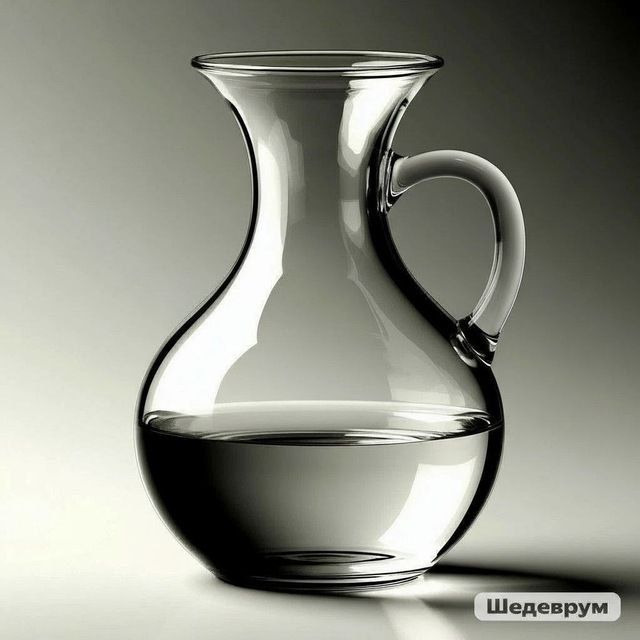
#> input picture content_factory/media/logo/grafin_original.jpg, 640 x 640 px
$ python remove_watermark.py
#> lines starting #> are read from the running program, lines starting #| are printed output that depends on the picture; after the words box and inside, x2 and y2 are one past the last pixel; in counts of white or black regions, pixels touching at a corner belong together
"""
Remove "Shedевrum" watermark from grafin_original.jpg
Strategy: sample the pure-background edge pixels (far right and bottom edges)
to reconstruct a smooth gradient over the watermark area.
"""

from PIL import Image, ImageFilter
import numpy as np
import os

SRC = os.path.join(os.path.dirname(__file__), "grafin_original.jpg")
DST = os.path.join(os.path.dirname(__file__), "grafin_logo_clean.png")

img = Image.open(SRC).convert("RGB")
#> img is the input picture: PIL image 640x640 RGB; mean R, G, B 140.9, 142.6, 132
w, h = img.size
#> w = 640; h = 640
print("Image size: %dx%d" % (w, h))
#| Image size: 640x640

arr = np.array(img, dtype=np.float32)

# ── Watermark region (detected from previous run) ─────────────────────────
# Raw bbox: (352,512) -> (639,616), padded generously
WX0, WY0 = 330, 495
WX1, WY1 = 639, 639   # go to full bottom-right corner

print("Repair region: (%d,%d) -> (%d,%d)" % (WX0, WY0, WX1, WY1))

patch_h = WY1 - WY0 + 1
patch_w = WX1 - WX0 + 1

# ── Sample background ─────────────────────────────────────────────────────
# The background in the bottom-right is a smooth neutral gradient.
# Best reference pixels: a narrow strip just ABOVE the watermark region
# BUT only from columns where there is no pitcher (right side of image).
# Pitcher right edge at ~x=480 at y=495, so sample x=490..639 for top strip.

# Top reference strip: 10 rows just above WY0, full column width of patch
TOP_ROWS = 10
top_strip = arr[max(0, WY0 - TOP_ROWS):WY0, WX0:WX1 + 1]   # (<=10, patch_w, 3)
if top_strip.shape[0] > 0:
    top_colors = top_strip.mean(axis=0)   # (patch_w, 3) — per-column mean
#> top_colors = 310 rows, first 8: [150.6, 152.6, 139.1], [151, 153, 139.5], [150.8, 152.8, 139.3], [151, 153, 139.5], [152.5, 154.5, 141], [153.8, 155.8, 142.3], [153.5, 155.5, 142.5], [154.1, 156.1, 143.1]
else:
    top_colors = np.full((patch_w, 3), 210.0)

# Right reference strip: 10 columns at the very right edge of the image,
# spanning the patch rows. These are guaranteed pure background.
RIGHT_COLS = 10
right_strip = arr[WY0:WY1 + 1, w - RIGHT_COLS:w]   # (patch_h, 10, 3)
right_colors = right_strip.mean(axis=1)              # (patch_h, 3) — per-row mean
#> right_colors = 145 rows, first 8: [182.4, 183.4, 175.4], [182.3, 184.3, 173.3], [182.8, 184.8, 173.8], [183.5, 185.5, 174.5], [183.9, 185.9, 174.9], [184.4, 186.4, 175.4], [184.9, 186.9, 175.9], [185.7, 187.7, 176.7]

# Bottom reference strip: 10 rows at very bottom of image
BOTTOM_ROWS = 10
bot_strip = arr[h - BOTTOM_ROWS:h, WX0:WX1 + 1]    # (10, patch_w, 3)
if bot_strip.shape[0] > 0:
    bot_colors = bot_strip.mean(axis=0)              # (patch_w, 3)
#> bot_colors = 310 rows, first 8: [202.1, 204.1, 193.1], [201.8, 203.8, 192.8], [201.5, 203.5, 192.5], [201.7, 203.7, 192.7], [201.9, 203.9, 192.9], [201.8, 203.8, 192.8], [202.5, 203.5, 195.5], [202.5, 203.5, 195.5]
else:
    bot_colors = np.full((patch_w, 3), 210.0)

# ── Build patch via bilinear interpolation ───────────────────────────────
# We know the top edge colors and right edge colors.
# Interpolate: at (row, col) inside patch:
#   - from-top: top_colors[col]
#   - from-right: right_colors[row]
#   - from-bottom: bot_colors[col]
#
# Weight: distance-based blend favoring closest known edge.

rows = np.arange(patch_h, dtype=np.float32)
cols = np.arange(patch_w, dtype=np.float32)

# Relative positions [0..1]
t = rows / max(patch_h - 1, 1)   # 0 = top, 1 = bottom
u = cols / max(patch_w - 1, 1)   # 0 = left, 1 = right

# Broadcast shapes: (patch_h, patch_w, 3)
top_field = top_colors[np.newaxis, :, :]          # (1, patch_w, 3)
#> top_field has the same summary as top_colors
bot_field = bot_colors[np.newaxis, :, :]          # (1, patch_w, 3)
#> bot_field has the same summary as bot_colors
right_field = right_colors[:, np.newaxis, :]      # (patch_h, 1, 3)
#> right_field has the same summary as right_colors

# Blend top→bottom vertically, then blend result with right edge
vertical = top_field * (1 - t[:, np.newaxis, np.newaxis]) + \
           bot_field *      t[:, np.newaxis, np.newaxis]
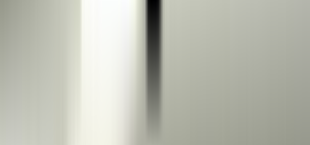
#> vertical: shape (145, 310, 3) float32; mean of channels 0, 1, 2 188.4, 189.9, 178.7; drawn as R, G, B

# Blend left side (vertical) with right reference, weighting toward right
# (the right edge data is most reliable — pure background)
horiz_weight = u[np.newaxis, :, np.newaxis]  # 0=left, 1=right
patch = vertical * (1 - horiz_weight * 0.4) + right_field * (horiz_weight * 0.4 + 0.2)
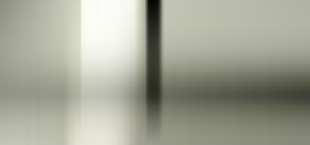
#> patch: shape (145, 310, 3) float32; mean of channels 0, 1, 2 206.5, 208.3, 194.9; drawn with min black and max white

patch = np.clip(patch, 0, 255)
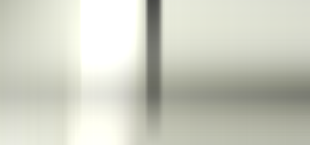
#> patch: shape (145, 310, 3) float32; mean of channels 0, 1, 2 204.9, 206.7, 193.9; drawn as R, G, B

# ── Paint patch ───────────────────────────────────────────────────────────
result_arr = arr.copy()
result_arr[WY0:WY1 + 1, WX0:WX1 + 1] = patch
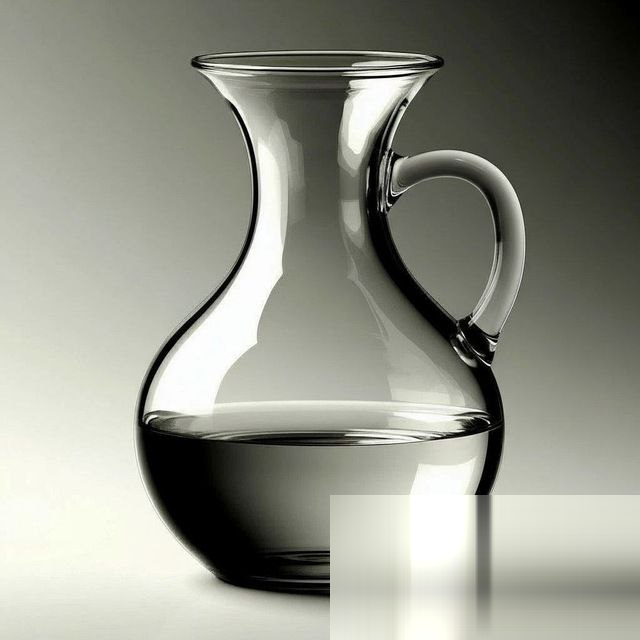
#> result_arr: shape (640, 640, 3) float32; mean R, G, B 145.5, 147.2, 136.2

# ── Feather the left seam (blend over 8 pixels) ──────────────────────────
FEATHER = 10
for i in range(FEATHER):
    alpha = (i + 1) / (FEATHER + 1)   # 0 = all original, 1 = all patch
    col = WX0 + i
    if col >= w:
        break
    result_arr[WY0:WY1 + 1, col] = \
        (1 - alpha) * arr[WY0:WY1 + 1, col] + alpha * patch[:, i]
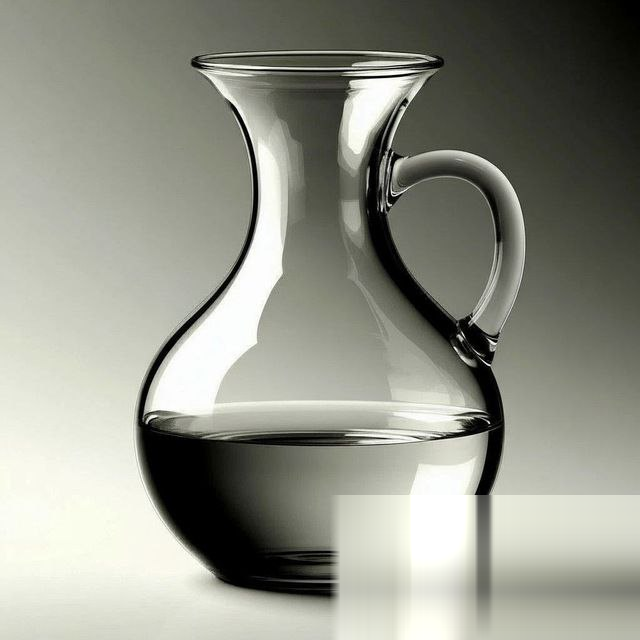
#> result_arr: shape (640, 640, 3) float32; 0.35% of pixels changed, all inside (x1, y1, x2, y2) = (330, 495, 340, 640)

# ── Feather the top seam ──────────────────────────────────────────────────
for i in range(FEATHER):
    alpha = (i + 1) / (FEATHER + 1)
    row = WY0 + i
    if row >= h:
        break
    result_arr[row, WX0:WX1 + 1] = \
        (1 - alpha) * arr[row, WX0:WX1 + 1] + alpha * patch[i, :]
#> result_arr: shape (640, 640, 3) float32; 0.75% of pixels changed, all inside (x1, y1, x2, y2) = (330, 495, 640, 505)

# ── Light gaussian blur on repaired zone for seamless texture ────────────
result_img = Image.fromarray(result_arr.astype(np.uint8), "RGB")
box = (WX0, WY0, WX1 + 1, WY1 + 1)
repair_crop = result_img.crop(box)
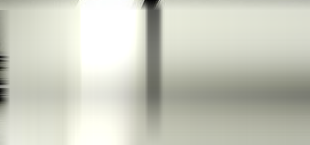
#> repair_crop: PIL image 310x145 RGB; mean R, G, B 202.3, 204, 191.3
repair_crop = repair_crop.filter(ImageFilter.GaussianBlur(radius=2))
result_img.paste(repair_crop, box)

result_img.save(DST, "PNG", optimize=True)
print("Saved: " + DST)
